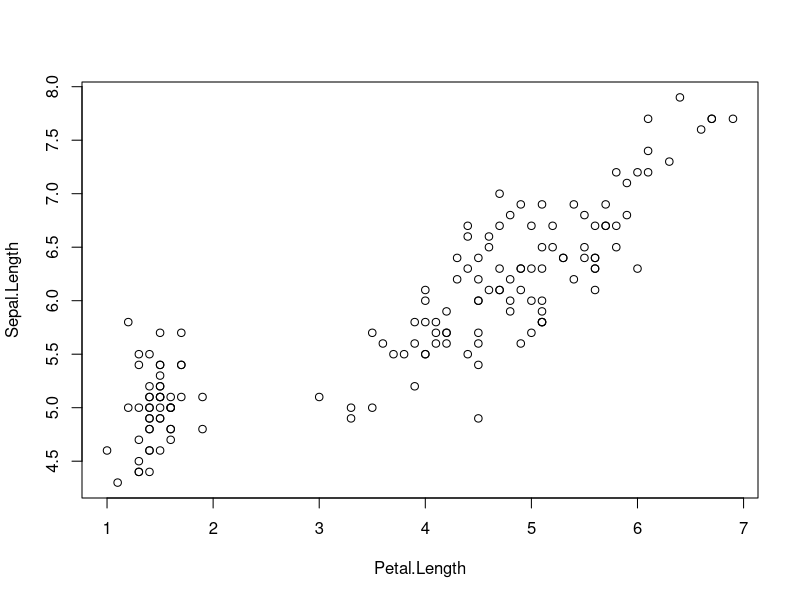

Source code (R):
## ---- chunk 1
# Use this chunk to quietly load your pacakges

knitr::opts_chunk$set(
	fig.align = "center",
	message = FALSE,
	warning = FALSE
)
# Packages loaded in this chunk will not appear in the presentation. 

library(ggplot2) # Useful for creating plots
library(dplyr)  # Useful for data maipulation
library(knitr) # Useful for creating nice tables

## ---- chunk 2
plot(Sepal.Length ~ Petal.Length, data = iris)
## ---- chunk 3
iris %>% group_by(Species) %>% summarise(Min = min(Petal.Length,na.rm = TRUE),
                                           Q1 = quantile(Petal.Length,probs = .25,na.rm = TRUE),
                                           Median = median(Petal.Length, na.rm = TRUE),
                                           Q3 = quantile(Petal.Length,probs = .75,na.rm = TRUE),
                                           Max = max(Petal.Length,na.rm = TRUE),
                                           Mean = mean(Petal.Length, na.rm = TRUE),
                                           SD = sd(Petal.Length, na.rm = TRUE),
                                           n = n(),
                                           Missing = sum(is.na(Petal.Length))) -> table1
knitr::kable(table1)
## ---- chunk 4
model1 <- lm(Sepal.Length ~ Petal.Length, data = iris)
model1 %>% summary()
